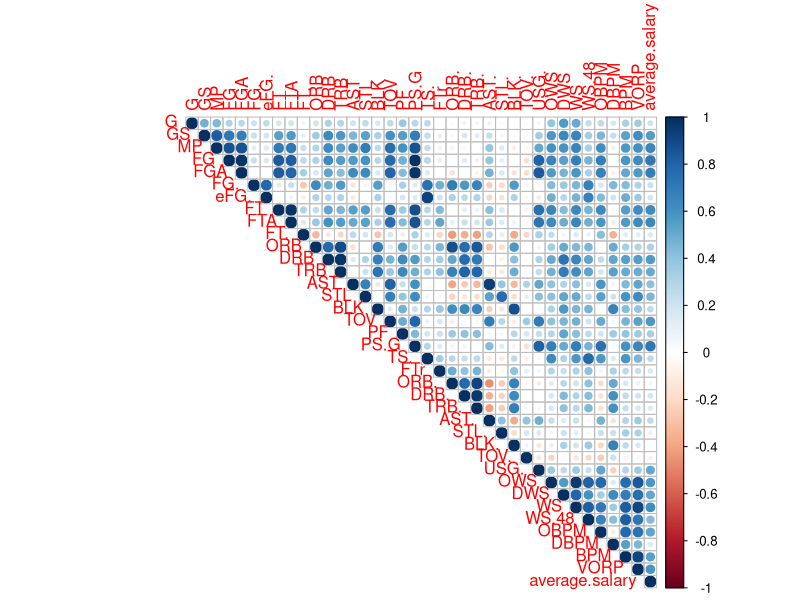
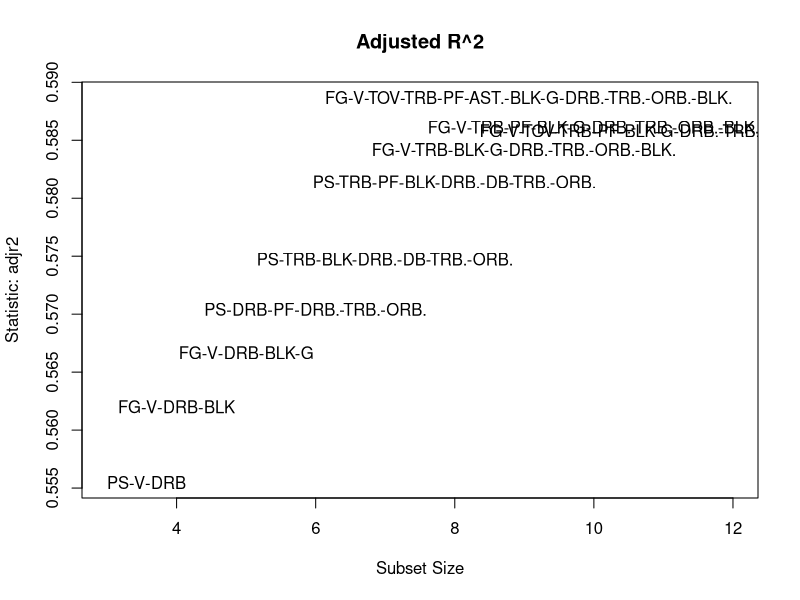
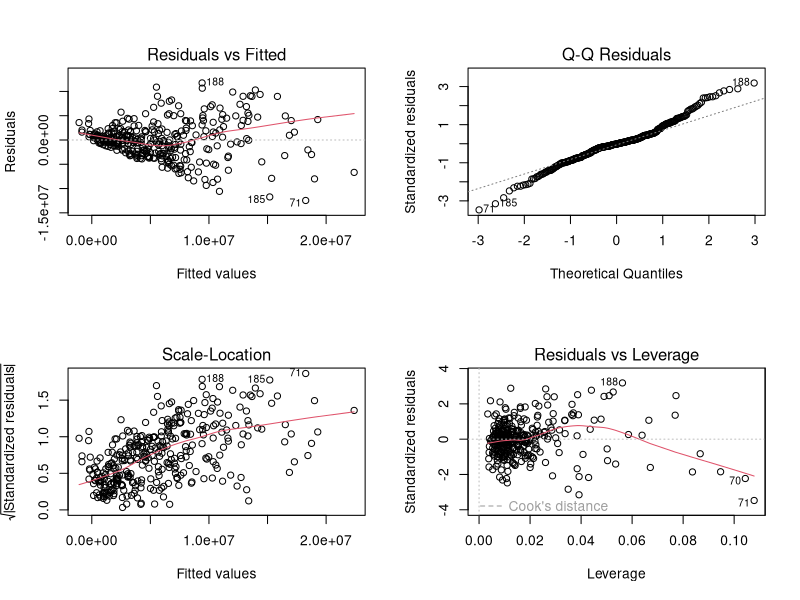
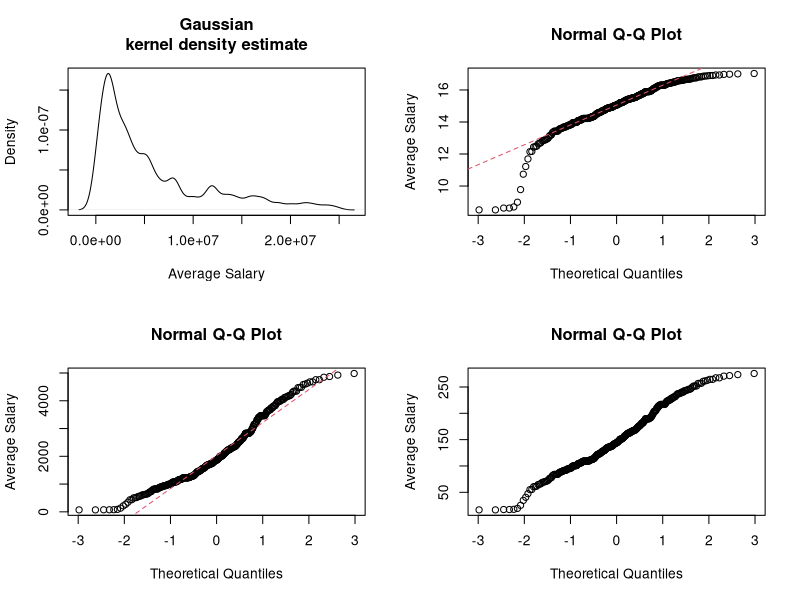
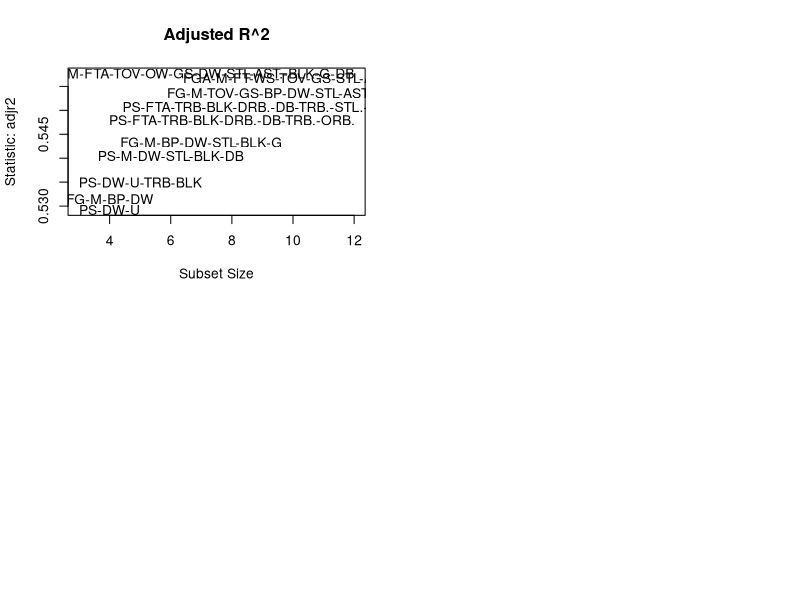
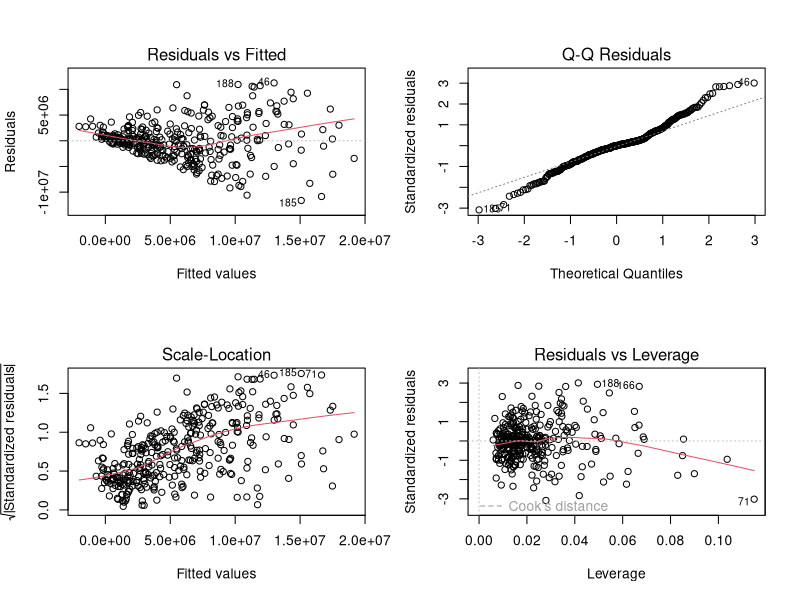

Generate these figures, in order, with R:
## ---- chunk 1
knitr::opts_chunk$set(echo = TRUE)
## ---- chunk 2
df <- read.csv("mega-2015.csv", stringsAsFactors = FALSE)
## ---- chunk 3
colnames(df)
## ---- chunk 4
library(corrplot)
M <- cor(df[-1]) # exclude names of player for correlation
corrplot(M,method = "circle", type = "upper")
## ---- chunk 5
sort(M[38,],decreasing = TRUE)
## ---- chunk 6
library(leaps)
library(car)
bm <- regsubsets(average.salary ~ FG + PS.G + FGA + MP + FTA + FT + WS + VORP + TOV + OWS + DRB + GS + BPM + OBPM + DWS + USG. + TRB + STL + WS.48 + AST + PF + ORB + TS. + AST. + BLK + FG. + G + DRB. + eFG. + FTr + DBPM + TRB. + FT. + STL. + ORB. + BLK. + TOV., data = df, nbest=1, nvmax=NULL, force.in=NULL, force.out=NULL,method="exhaustive")
bm.sum <- summary(bm)
res.legend <-subsets(bm, statistic="adjr2", legend = FALSE, min.size = 3, max.size = 12, main = "Adjusted R^2")
## ---- chunk 7
bm.sum$which[10,]
## ---- chunk 8
m1 <- lm(average.salary ~ FG + VORP + TRB + PF + G + DRB. + TRB. + ORB. + BLK., data = df)
summary(m1)
vif(m1)
## ---- chunk 9
bm.sum$which[9,]
## ---- chunk 10
m2 <- lm(average.salary ~ FG + VORP + TRB + BLK + G + DRB. + TRB. + ORB. + BLK., data = df)
summary(m2)
vif(m2)
## ---- chunk 11
which(bm.sum$which[8,] == TRUE)
## ---- chunk 12
m3 <- lm(average.salary ~ PS.G + TRB + PF + BLK + DRB. + DBPM + TRB. + ORB., data = df)
summary(m3)
vif(m3)
## ---- chunk 13
which(bm.sum$which[5,] == TRUE)
## ---- chunk 14
m4 <- lm(average.salary ~ FG + VORP + DRB + BLK + G, data = df)
summary(m4)
vif(m4)
## ---- chunk 15
par(mfrow=c(2,2))
plot(m4)
## ---- chunk 16
plot(density(df$average.salary,bw="SJ",kern="gaussian"),type="l",main="Gaussian
kernel density estimate",xlab="Average Salary")
## ---- chunk 17
qqnorm(log(df$average.salary), ylab = "Average Salary")
qqline(log(df$average.salary), lty = 2, col = 2)
## ---- chunk 18
qqnorm(sqrt(df$average.salary), ylab = "Average Salary")
qqline(sqrt(df$average.salary), lty = 2, col = 2)
## ---- chunk 19
qqnorm(I(df$average.salary)^0.33, ylab = "Average Salary")
#qqline(I(df$average.salary)^0.33, lty = 2, col = 2)
## ---- chunk 20
bm2 <- regsubsets(I(average.salary)^0.33 ~ FG + PS.G + FGA + MP + FTA + FT + WS + VORP + TOV + OWS + DRB + GS + BPM + OBPM + DWS + USG. + TRB + STL + WS.48 + AST + PF + ORB + TS. + AST. + BLK + FG. + G + DRB. + eFG. + FTr + DBPM + TRB. + FT. + STL. + ORB. + BLK. + TOV., data = df, nbest=1, nvmax=NULL, force.in=NULL, force.out=NULL,method="exhaustive")
bm2.sum <- summary(bm2)
res.legend <-subsets(bm2, statistic="adjr2", legend = FALSE, min.size = 3, max.size = 12, main = "Adjusted R^2")
## ---- chunk 21
which(bm2.sum$which[8,] == TRUE)
## ---- chunk 22
which(bm2.sum$which[7,] == TRUE)
## ---- chunk 23
n1 <- lm(average.salary ~ FG + MP + BPM + DWS + STL + BLK + G, data = df)
summary(n1)
vif(n1)
## ---- chunk 24
par(mfrow=c(2,2))
plot(n1)
## ---- chunk 25
which(bm.sum$which[16,]== TRUE)
